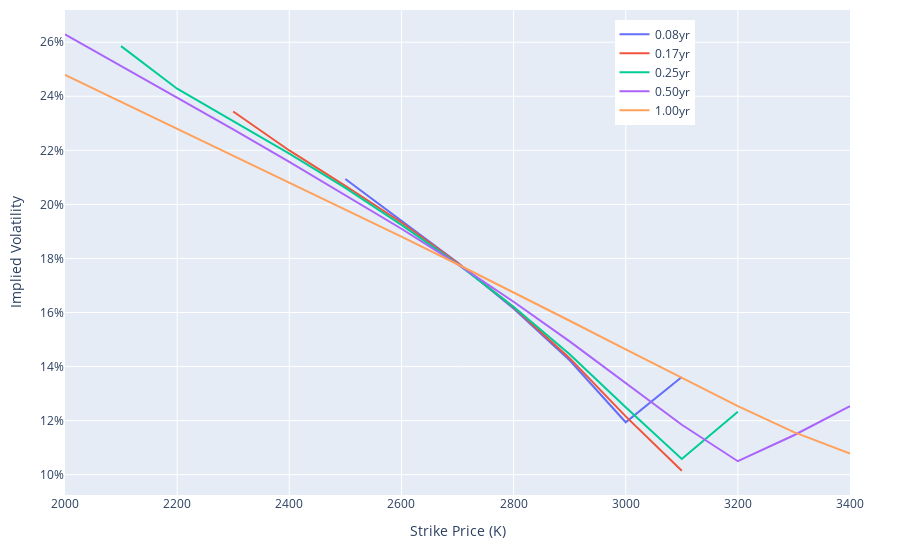

Here is the notebook cell this chart was saved with:
### Code cell
fig = go.Figure()

# Add a line plot for each expiration
for i, expiration in enumerate(expirations):
    fig.add_trace(
        go.Scatter(
            x=strikes,
            y=surface[i, :],
            mode="lines",
            name=f"{expiration:0.2f}yr",
        )
    )

# Update layout for better visualization
fig.update_layout(
    xaxis_title="Strike Price (K)",
    yaxis=dict(title="Implied Volatility", tickformat=".0%"),
    autosize=False,
    legend_x=0.7,
    legend_y=0.98,
    margin=dict(l=65, r=50, b=65, t=10),
)

fig.show()

### Figure 1 — Plotly figure (JSON) as saved in the notebook; plotly's stock layout.template omitted (floating-point values rounded to 4 significant figures)
{"data": [{"mode": "lines", "name": "0.08yr", "type": "scatter", "x": [2000, 2100, 2200, 2300, 2400, 2500, 2600, 2700, 2800, 2900, 3000, 3100, 3200, 3300, 3400], "y": [null, null, null, null, null, 0.2094, 0.194, 0.1785, 0.1615, 0.1424, 0.1194, 0.1361, null, null, null]}, {"mode": "lines", "name": "0.17yr", "type": "scatter", "x": [2000, 2100, 2200, 2300, 2400, 2500, 2600, 2700, 2800, 2900, 3000, 3100, 3200, 3300, 3400], "y": [null, null, null, 0.2344, 0.22, 0.2068, 0.1933, 0.1784, 0.162, 0.1431, 0.1216, 0.1015, null, null, null]}, {"mode": "lines", "name": "0.25yr", "type": "scatter", "x": [2000, 2100, 2200, 2300, 2400, 2500, 2600, 2700, 2800, 2900, 3000, 3100, 3200, 3300, 3400], "y": [null, 0.2585, 0.2428, 0.2308, 0.2188, 0.2061, 0.1924, 0.178, 0.1622, 0.1445, 0.1249, 0.1058, 0.1233, null, null]}, {"mode": "lines", "name": "0.50yr", "type": "scatter", "x": [2000, 2100, 2200, 2300, 2400, 2500, 2600, 2700, 2800, 2900, 3000, 3100, 3200, 3300, 3400], "y": [0.263, 0.2513, 0.2396, 0.2278, 0.2157, 0.2035, 0.191, 0.1779, 0.164, 0.1493, 0.1339, 0.1185, 0.105, 0.1146, 0.1254]}, {"mode": "lines", "name": "1.00yr", "type": "scatter", "x": [2000, 2100, 2200, 2300, 2400, 2500, 2600, 2700, 2800, 2900, 3000, 3100, 3200, 3300, 3400], "y": [0.2479, 0.2379, 0.2281, 0.2182, 0.2082, 0.1982, 0.1881, 0.1779, 0.1675, 0.157, 0.1463, 0.1357, 0.1254, 0.1157, 0.1078]}], "layout": {"autosize": false, "legend": {"x": 0.7, "y": 0.98}, "margin": {"b": 65, "l": 65, "r": 50, "t": 10}, "xaxis": {"title": {"text": "Strike Price (K)"}}, "yaxis": {"tickformat": ".0%", "title": {"text": "Implied Volatility"}}}}
